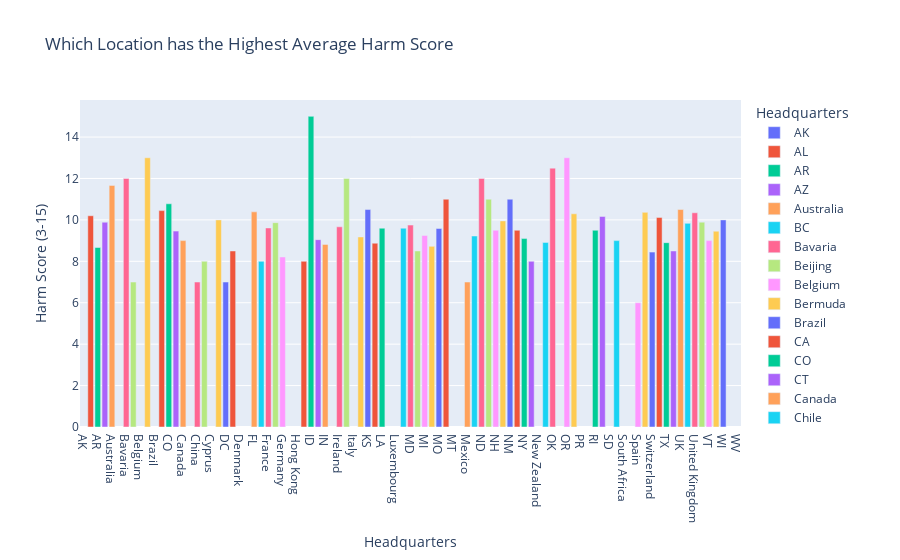

The notebook cell saved with this chart:
### Markdown cell above
In the following visulizations we are looking at how 'harm scores' correlate to other prison data points. 
Harm Scores are measures of engagement of each corporation in human rights violations along three criteria: the salience or gravity of the violation, their responsibility for the violation, and their responsiveness to advocacy engagement

### Code cell
prisonByLocation = prisonData.groupby(by=['Headquarters']).agg('mean').reset_index()
fig = px.bar(prisonByLocation, 
             x='Headquarters', y='Harm Score\n(3-15)',
             title = "Which Location has the Highest Average Harm Score",
             color = 'Headquarters')
fig.show()

### Figure 1 — Plotly figure (JSON) as saved in the notebook; plotly's stock layout.template omitted (floating-point values rounded to 4 significant figures)
{"data": [{"alignmentgroup": "True", "hovertemplate": "Headquarters=%{x}<br>Harm Score\n(3-15)=%{y}<extra></extra>", "legendgroup": "AK", "marker": {"color": "#636efa"}, "name": "AK", "offsetgroup": "AK", "orientation": "v", "showlegend": true, "textposition": "auto", "type": "bar", "x": ["AK"], "xaxis": "x", "y": [null], "yaxis": "y"}, {"alignmentgroup": "True", "hovertemplate": "Headquarters=%{x}<br>Harm Score\n(3-15)=%{y}<extra></extra>", "legendgroup": "AL", "marker": {"color": "#EF553B"}, "name": "AL", "offsetgroup": "AL", "orientation": "v", "showlegend": true, "textposition": "auto", "type": "bar", "x": ["AL"], "xaxis": "x", "y": [10.2], "yaxis": "y"}, {"alignmentgroup": "True", "hovertemplate": "Headquarters=%{x}<br>Harm Score\n(3-15)=%{y}<extra></extra>", "legendgroup": "AR", "marker": {"color": "#00cc96"}, "name": "AR", "offsetgroup": "AR", "orientation": "v", "showlegend": true, "textposition": "auto", "type": "bar", "x": ["AR"], "xaxis": "x", "y": [8.667], "yaxis": "y"}, {"alignmentgroup": "True", "hovertemplate": "Headquarters=%{x}<br>Harm Score\n(3-15)=%{y}<extra></extra>", "legendgroup": "AZ", "marker": {"color": "#ab63fa"}, "name": "AZ", "offsetgroup": "AZ", "orientation": "v", "showlegend": true, "textposition": "auto", "type": "bar", "x": ["AZ"], "xaxis": "x", "y": [9.889], "yaxis": "y"}, {"alignmentgroup": "True", "hovertemplate": "Headquarters=%{x}<br>Harm Score\n(3-15)=%{y}<extra></extra>", "legendgroup": "Australia", "marker": {"color": "#FFA15A"}, "name": "Australia", "offsetgroup": "Australia", "orientation": "v", "showlegend": true, "textposition": "auto", "type": "bar", "x": ["Australia"], "xaxis": "x", "y": [11.67], "yaxis": "y"}, {"alignmentgroup": "True", "hovertemplate": "Headquarters=%{x}<br>Harm Score\n(3-15)=%{y}<extra></extra>", "legendgroup": "BC", "marker": {"color": "#19d3f3"}, "name": "BC", "offsetgroup": "BC", "orientation": "v", "showlegend": true, "textposition": "auto", "type": "bar", "x": ["BC"], "xaxis": "x", "y": [null], "yaxis": "y"}, {"alignmentgroup": "True", "hovertemplate": "Headquarters=%{x}<br>Harm Score\n(3-15)=%{y}<extra></extra>", "legendgroup": "Bavaria", "marker": {"color": "#FF6692"}, "name": "Bavaria", "offsetgroup": "Bavaria", "orientation": "v", "showlegend": true, "textposition": "auto", "type": "bar", "x": ["Bavaria"], "xaxis": "x", "y": [12], "yaxis": "y"}, {"alignmentgroup": "True", "hovertemplate": "Headquarters=%{x}<br>Harm Score\n(3-15)=%{y}<extra></extra>", "legendgroup": "Beijing", "marker": {"color": "#B6E880"}, "name": "Beijing", "offsetgroup": "Beijing", "orientation": "v", "showlegend": true, "textposition": "auto", "type": "bar", "x": ["Beijing"], "xaxis": "x", "y": [7], "yaxis": "y"}, {"alignmentgroup": "True", "hovertemplate": "Headquarters=%{x}<br>Harm Score\n(3-15)=%{y}<extra></extra>", "legendgroup": "Belgium", "marker": {"color": "#FF97FF"}, "name": "Belgium", "offsetgroup": "Belgium", "orientation": "v", "showlegend": true, "textposition": "auto", "type": "bar", "x": ["Belgium"], "xaxis": "x", "y": [null], "yaxis": "y"}, {"alignmentgroup": "True", "hovertemplate": "Headquarters=%{x}<br>Harm Score\n(3-15)=%{y}<extra></extra>", "legendgroup": "Bermuda", "marker": {"color": "#FECB52"}, "name": "Bermuda", "offsetgroup": "Bermuda", "orientation": "v", "showlegend": true, "textposition": "auto", "type": "bar", "x": ["Bermuda"], "xaxis": "x", "y": [13], "yaxis": "y"}, {"alignmentgroup": "True", "hovertemplate": "Headquarters=%{x}<br>Harm Score\n(3-15)=%{y}<extra></extra>", "legendgroup": "Brazil", "marker": {"color": "#636efa"}, "name": "Brazil", "offsetgroup": "Brazil", "orientation": "v", "showlegend": true, "textposition": "auto", "type": "bar", "x": ["Brazil"], "xaxis": "x", "y": [null], "yaxis": "y"}, {"alignmentgroup": "True", "hovertemplate": "Headquarters=%{x}<br>Harm Score\n(3-15)=%{y}<extra></extra>", "legendgroup": "CA", "marker": {"color": "#EF553B"}, "name": "CA", "offsetgroup": "CA", "orientation": "v", "showlegend": true, "textposition": "auto", "type": "bar", "x": ["CA"], "xaxis": "x", "y": [10.45], "yaxis": "y"}, {"alignmentgroup": "True", "hovertemplate": "Headquarters=%{x}<br>Harm Score\n(3-15)=%{y}<extra></extra>", "legendgroup": "CO", "marker": {"color": "#00cc96"}, "name": "CO", "offsetgroup": "CO", "orientation": "v", "showlegend": true, "textposition": "auto", "type": "bar", "x": ["CO"], "xaxis": "x", "y": [10.78], "yaxis": "y"}, {"alignmentgroup": "True", "hovertemplate": "Headquarters=%{x}<br>Harm Score\n(3-15)=%{y}<extra></extra>", "legendgroup": "CT", "marker": {"color": "#ab63fa"}, "name": "CT", "offsetgroup": "CT", "orientation": "v", "showlegend": true, "textposition": "auto", "type": "bar", "x": ["CT"], "xaxis": "x", "y": [9.458], "yaxis": "y"}, {"alignmentgroup": "True", "hovertemplate": "Headquarters=%{x}<br>Harm Score\n(3-15)=%{y}<extra></extra>", "legendgroup": "Canada", "marker": {"color": "#FFA15A"}, "name": "Canada", "offsetgroup": "Canada", "orientation": "v", "showlegend": true, "textposition": "auto", "type": "bar", "x": ["Canada"], "xaxis": "x", "y": [9], "yaxis": "y"}, {"alignmentgroup": "True", "hovertemplate": "Headquarters=%{x}<br>Harm Score\n(3-15)=%{y}<extra></extra>", "legendgroup": "Chile", "marker": {"color": "#19d3f3"}, "name": "Chile", "offsetgroup": "Chile", "orientation": "v", "showlegend": true, "textposition": "auto", "type": "bar", "x": ["Chile"], "xaxis": "x", "y": [null], "yaxis": "y"}, {"alignmentgroup": "True", "hovertemplate": "Headquarters=%{x}<br>Harm Score\n(3-15)=%{y}<extra></extra>", "legendgroup": "China", "marker": {"color": "#FF6692"}, "name": "China", "offsetgroup": "China", "orientation": "v", "showlegend": true, "textposition": "auto", "type": "bar", "x": ["China"], "xaxis": "x", "y": [7], "yaxis": "y"}, {"alignmentgroup": "True", "hovertemplate": "Headquarters=%{x}<br>Harm Score\n(3-15)=%{y}<extra></extra>", "legendgroup": "Colombia", "marker": {"color": "#B6E880"}, "name": "Colombia", "offsetgroup": "Colombia", "orientation": "v", "showlegend": true, "textposition": "auto", "type": "bar", "x": ["Colombia"], "xaxis": "x", "y": [8], "yaxis": "y"}, {"alignmentgroup": "True", "hovertemplate": "Headquarters=%{x}<br>Harm Score\n(3-15)=%{y}<extra></extra>", "legendgroup": "Cyprus", "marker": {"color": "#FF97FF"}, "name": "Cyprus", "offsetgroup": "Cyprus", "orientation": "v", "showlegend": true, "textposition": "auto", "type": "bar", "x": ["Cyprus"], "xaxis": "x", "y": [null], "yaxis": "y"}, {"alignmentgroup": "True", "hovertemplate": "Headquarters=%{x}<br>Harm Score\n(3-15)=%{y}<extra></extra>", "legendgroup": "D.C.", "marker": {"color": "#FECB52"}, "name": "D.C.", "offsetgroup": "D.C.", "orientation": "v", "showlegend": true, "textposition": "auto", "type": "bar", "x": ["D.C."], "xaxis": "x", "y": [10], "yaxis": "y"}, {"alignmentgroup": "True", "hovertemplate": "Headquarters=%{x}<br>Harm Score\n(3-15)=%{y}<extra></extra>", "legendgroup": "DC", "marker": {"color": "#636efa"}, "name": "DC", "offsetgroup": "DC", "orientation": "v", "showlegend": true, "textposition": "auto", "type": "bar", "x": ["DC"], "xaxis": "x", "y": [7], "yaxis": "y"}, {"alignmentgroup": "True", "hovertemplate": "Headquarters=%{x}<br>Harm Score\n(3-15)=%{y}<extra></extra>", "legendgroup": "DE", "marker": {"color": "#EF553B"}, "name": "DE", "offsetgroup": "DE", "orientation": "v", "showlegend": true, "textposition": "auto", "type": "bar", "x": ["DE"], "xaxis": "x", "y": [8.5], "yaxis": "y"}, {"alignmentgroup": "True", "hovertemplate": "Headquarters=%{x}<br>Harm Score\n(3-15)=%{y}<extra></extra>", "legendgroup": "Denmark", "marker": {"color": "#00cc96"}, "name": "Denmark", "offsetgroup": "Denmark", "orientation": "v", "showlegend": true, "textposition": "auto", "type": "bar", "x": ["Denmark"], "xaxis": "x", "y": [null], "yaxis": "y"}, {"alignmentgroup": "True", "hovertemplate": "Headquarters=%{x}<br>Harm Score\n(3-15)=%{y}<extra></extra>", "legendgroup": "England", "marker": {"color": "#ab63fa"}, "name": "England", "offsetgroup": "England", "orientation": "v", "showlegend": true, "textposition": "auto", "type": "bar", "x": ["England"], "xaxis": "x", "y": [null], "yaxis": "y"}, {"alignmentgroup": "True", "hovertemplate": "Headquarters=%{x}<br>Harm Score\n(3-15)=%{y}<extra></extra>", "legendgroup": "FL", "marker": {"color": "#FFA15A"}, "name": "FL", "offsetgroup": "FL", "orientation": "v", "showlegend": true, "textposition": "auto", "type": "bar", "x": ["FL"], "xaxis": "x", "y": [10.39], "yaxis": "y"}, {"alignmentgroup": "True", "hovertemplate": "Headquarters=%{x}<br>Harm Score\n(3-15)=%{y}<extra></extra>", "legendgroup": "Finland", "marker": {"color": "#19d3f3"}, "name": "Finland", "offsetgroup": "Finland", "orientation": "v", "showlegend": true, "textposition": "auto", "type": "bar", "x": ["Finland"], "xaxis": "x", "y": [8], "yaxis": "y"}, {"alignmentgroup": "True", "hovertemplate": "Headquarters=%{x}<br>Harm Score\n(3-15)=%{y}<extra></extra>", "legendgroup": "France", "marker": {"color": "#FF6692"}, "name": "France", "offsetgroup": "France", "orientation": "v", "showlegend": true, "textposition": "auto", "type": "bar", "x": ["France"], "xaxis": "x", "y": [9.611], "yaxis": "y"}, {"alignmentgroup": "True", "hovertemplate": "Headquarters=%{x}<br>Harm Score\n(3-15)=%{y}<extra></extra>", "legendgroup": "GA", "marker": {"color": "#B6E880"}, "name": "GA", "offsetgroup": "GA", "orientation": "v", "showlegend": true, "textposition": "auto", "type": "bar", "x": ["GA"], "xaxis": "x", "y": [9.867], "yaxis": "y"}, {"alignmentgroup": "True", "hovertemplate": "Headquarters=%{x}<br>Harm Score\n(3-15)=%{y}<extra></extra>", "legendgroup": "Germany", "marker": {"color": "#FF97FF"}, "name": "Germany", "offsetgroup": "Germany", "orientation": "v", "showlegend": true, "textposition": "auto", "type": "bar", "x": ["Germany"], "xaxis": "x", "y": [8.211], "yaxis": "y"}, {"alignmentgroup": "True", "hovertemplate": "Headquarters=%{x}<br>Harm Score\n(3-15)=%{y}<extra></extra>", "legendgroup": "HI", "marker": {"color": "#FECB52"}, "name": "HI", "offsetgroup": "HI", "orientation": "v", "showlegend": true, "textposition": "auto", "type": "bar", "x": ["HI"], "xaxis": "x", "y": [null], "yaxis": "y"}, {"alignmentgroup": "True", "hovertemplate": "Headquarters=%{x}<br>Harm Score\n(3-15)=%{y}<extra></extra>", "legendgroup": "Hong Kong", "marker": {"color": "#636efa"}, "name": "Hong Kong", "offsetgroup": "Hong Kong", "orientation": "v", "showlegend": true, "textposition": "auto", "type": "bar", "x": ["Hong Kong"], "xaxis": "x", "y": [null], "yaxis": "y"}, {"alignmentgroup": "True", "hovertemplate": "Headquarters=%{x}<br>Harm Score\n(3-15)=%{y}<extra></extra>", "legendgroup": "IA", "marker": {"color": "#EF553B"}, "name": "IA", "offsetgroup": "IA", "orientation": "v", "showlegend": true, "textposition": "auto", "type": "bar", "x": ["IA"], "xaxis": "x", "y": [8], "yaxis": "y"}, {"alignmentgroup": "True", "hovertemplate": "Headquarters=%{x}<br>Harm Score\n(3-15)=%{y}<extra></extra>", "legendgroup": "ID", "marker": {"color": "#00cc96"}, "name": "ID", "offsetgroup": "ID", "orientation": "v", "showlegend": true, "textposition": "auto", "type": "bar", "x": ["ID"], "xaxis": "x", "y": [15], "yaxis": "y"}, {"alignmentgroup": "True", "hovertemplate": "Headquarters=%{x}<br>Harm Score\n(3-15)=%{y}<extra></extra>", "legendgroup": "IL", "marker": {"color": "#ab63fa"}, "name": "IL", "offsetgroup": "IL", "orientation": "v", "showlegend": true, "textposition": "auto", "type": "bar", "x": ["IL"], "xaxis": "x", "y": [9.045], "yaxis": "y"}, {"alignmentgroup": "True", "hovertemplate": "Headquarters=%{x}<br>Harm Score\n(3-15)=%{y}<extra></extra>", "legendgroup": "IN", "marker": {"color": "#FFA15A"}, "name": "IN", "offsetgroup": "IN", "orientation": "v", "showlegend": true, "textposition": "auto", "type": "bar", "x": ["IN"], "xaxis": "x", "y": [8.818], "yaxis": "y"}, {"alignmentgroup": "True", "hovertemplate": "Headquarters=%{x}<br>Harm Score\n(3-15)=%{y}<extra></extra>", "legendgroup": "India", "marker": {"color": "#19d3f3"}, "name": "India", "offsetgroup": "India", "orientation": "v", "showlegend": true, "textposition": "auto", "type": "bar", "x": ["India"], "xaxis": "x", "y": [null], "yaxis": "y"}, {"alignmentgroup": "True", "hovertemplate": "Headquarters=%{x}<br>Harm Score\n(3-15)=%{y}<extra></extra>", "legendgroup": "Ireland", "marker": {"color": "#FF6692"}, "name": "Ireland", "offsetgroup": "Ireland", "orientation": "v", "showlegend": true, "textposition": "auto", "type": "bar", "x": ["Ireland"], "xaxis": "x", "y": [9.667], "yaxis": "y"}, {"alignmentgroup": "True", "hovertemplate": "Headquarters=%{x}<br>Harm Score\n(3-15)=%{y}<extra></extra>", "legendgroup": "Israel", "marker": {"color": "#B6E880"}, "name": "Israel", "offsetgroup": "Israel", "orientation": "v", "showlegend": true, "textposition": "auto", "type": "bar", "x": ["Israel"], "xaxis": "x", "y": [12], "yaxis": "y"}, {"alignmentgroup": "True", "hovertemplate": "Headquarters=%{x}<br>Harm Score\n(3-15)=%{y}<extra></extra>", "legendgroup": "Italy", "marker": {"color": "#FF97FF"}, "name": "Italy", "offsetgroup": "Italy", "orientation": "v", "showlegend": true, "textposition": "auto", "type": "bar", "x": ["Italy"], "xaxis": "x", "y": [null], "yaxis": "y"}, {"alignmentgroup": "True", "hovertemplate": "Headquarters=%{x}<br>Harm Score\n(3-15)=%{y}<extra></extra>", "legendgroup": "Japan", "marker": {"color": "#FECB52"}, "name": "Japan", "offsetgroup": "Japan", "orientation": "v", "showlegend": true, "textposition": "auto", "type": "bar", "x": ["Japan"], "xaxis": "x", "y": [9.176], "yaxis": "y"}, {"alignmentgroup": "True", "hovertemplate": "Headquarters=%{x}<br>Harm Score\n(3-15)=%{y}<extra></extra>", "legendgroup": "KS", "marker": {"color": "#636efa"}, "name": "KS", "offsetgroup": "KS", "orientation": "v", "showlegend": true, "textposition": "auto", "type": "bar", "x": ["KS"], "xaxis": "x", "y": [10.5], "yaxis": "y"}, {"alignmentgroup": "True", "hovertemplate": "Headquarters=%{x}<br>Harm Score\n(3-15)=%{y}<extra></extra>", "legendgroup": "KY", "marker": {"color": "#EF553B"}, "name": "KY", "offsetgroup": "KY", "orientation": "v", "showlegend": true, "textposition": "auto", "type": "bar", "x": ["KY"], "xaxis": "x", "y": [8.875], "yaxis": "y"}, {"alignmentgroup": "True", "hovertemplate": "Headquarters=%{x}<br>Harm Score\n(3-15)=%{y}<extra></extra>", "legendgroup": "LA", "marker": {"color": "#00cc96"}, "name": "LA", "offsetgroup": "LA", "orientation": "v", "showlegend": true, "textposition": "auto", "type": "bar", "x": ["LA"], "xaxis": "x", "y": [9.6], "yaxis": "y"}, {"alignmentgroup": "True", "hovertemplate": "Headquarters=%{x}<br>Harm Score\n(3-15)=%{y}<extra></extra>", "legendgroup": "Lebanon", "marker": {"color": "#ab63fa"}, "name": "Lebanon", "offsetgroup": "Lebanon", "orientation": "v", "showlegend": true, "textposition": "auto", "type": "bar", "x": ["Lebanon"], "xaxis": "x", "y": [null], "yaxis": "y"}, {"alignmentgroup": "True", "hovertemplate": "Headquarters=%{x}<br>Harm Score\n(3-15)=%{y}<extra></extra>", "legendgroup": "Luxembourg", "marker": {"color": "#FFA15A"}, "name": "Luxembourg", "offsetgroup": "Luxembourg", "orientation": "v", "showlegend": true, "textposition": "auto", "type": "bar", "x": ["Luxembourg"], "xaxis": "x", "y": [null], "yaxis": "y"}, {"alignmentgroup": "True", "hovertemplate": "Headquarters=%{x}<br>Harm Score\n(3-15)=%{y}<extra></extra>", "legendgroup": "MA", "marker": {"color": "#19d3f3"}, "name": "MA", "offsetgroup": "MA", "orientation": "v", "showlegend": true, "textposition": "auto", "type": "bar", "x": ["MA"], "xaxis": "x", "y": [9.6], "yaxis": "y"}, {"alignmentgroup": "True", "hovertemplate": "Headquarters=%{x}<br>Harm Score\n(3-15)=%{y}<extra></extra>", "legendgroup": "MD", "marker": {"color": "#FF6692"}, "name": "MD", "offsetgroup": "MD", "orientation": "v", "showlegend": true, "textposition": "auto", "type": "bar", "x": ["MD"], "xaxis": "x", "y": [9.75], "yaxis": "y"}, {"alignmentgroup": "True", "hovertemplate": "Headquarters=%{x}<br>Harm Score\n(3-15)=%{y}<extra></extra>", "legendgroup": "ME", "marker": {"color": "#B6E880"}, "name": "ME", "offsetgroup": "ME", "orientation": "v", "showlegend": true, "textposition": "auto", "type": "bar", "x": ["ME"], "xaxis": "x", "y": [8.5], "yaxis": "y"}, {"alignmentgroup": "True", "hovertemplate": "Headquarters=%{x}<br>Harm Score\n(3-15)=%{y}<extra></extra>", "legendgroup": "MI", "marker": {"color": "#FF97FF"}, "name": "MI", "offsetgroup": "MI", "orientation": "v", "showlegend": true, "textposition": "auto", "type": "bar", "x": ["MI"], "xaxis": "x", "y": [9.25], "yaxis": "y"}, {"alignmentgroup": "True", "hovertemplate": "Headquarters=%{x}<br>Harm Score\n(3-15)=%{y}<extra></extra>", "legendgroup": "MN", "marker": {"color": "#FECB52"}, "name": "MN", "offsetgroup": "MN", "orientation": "v", "showlegend": true, "textposition": "auto", "type": "bar", "x": ["MN"], "xaxis": "x", "y": [8.722], "yaxis": "y"}, {"alignmentgroup": "True", "hovertemplate": "Headquarters=%{x}<br>Harm Score\n(3-15)=%{y}<extra></extra>", "legendgroup": "MO", "marker": {"color": "#636efa"}, "name": "MO", "offsetgroup": "MO", "orientation": "v", "showlegend": true, "textposition": "auto", "type": "bar", "x": ["MO"], "xaxis": "x", "y": [9.583], "yaxis": "y"}, {"alignmentgroup": "True", "hovertemplate": "Headquarters=%{x}<br>Harm Score\n(3-15)=%{y}<extra></extra>", "legendgroup": "MS", "marker": {"color": "#EF553B"}, "name": "MS", "offsetgroup": "MS", "orientation": "v", "showlegend": true, "textposition": "auto", "type": "bar", "x": ["MS"], "xaxis": "x", "y": [11], "yaxis": "y"}, {"alignmentgroup": "True", "hovertemplate": "Headquarters=%{x}<br>Harm Score\n(3-15)=%{y}<extra></extra>", "legendgroup": "MT", "marker": {"color": "#00cc96"}, "name": "MT", "offsetgroup": "MT", "orientation": "v", "showlegend": true, "textposition": "auto", "type": "bar", "x": ["MT"], "xaxis": "x", "y": [null], "yaxis": "y"}, {"alignmentgroup": "True", "hovertemplate": "Headquarters=%{x}<br>Harm Score\n(3-15)=%{y}<extra></extra>", "legendgroup": "MY", "marker": {"color": "#ab63fa"}, "name": "MY", "offsetgroup": "MY", "orientation": "v", "showlegend": true, "textposition": "auto", "type": "bar", "x": ["MY"], "xaxis": "x", "y": [null], "yaxis": "y"}, {"alignmentgroup": "True", "hovertemplate": "Headquarters=%{x}<br>Harm Score\n(3-15)=%{y}<extra></extra>", "legendgroup": "Mexico", "marker": {"color": "#FFA15A"}, "name": "Mexico", "offsetgroup": "Mexico", "orientation": "v", "showlegend": true, "textposition": "auto", "type": "bar", "x": ["Mexico"], "xaxis": "x", "y": [7], "yaxis": "y"}, {"alignmentgroup": "True", "hovertemplate": "Headquarters=%{x}<br>Harm Score\n(3-15)=%{y}<extra></extra>", "legendgroup": "NC", "marker": {"color": "#19d3f3"}, "name": "NC", "offsetgroup": "NC", "orientation": "v", "showlegend": true, "textposition": "auto", "type": "bar", "x": ["NC"], "xaxis": "x", "y": [9.222], "yaxis": "y"}, {"alignmentgroup": "True", "hovertemplate": "Headquarters=%{x}<br>Harm Score\n(3-15)=%{y}<extra></extra>", "legendgroup": "ND", "marker": {"color": "#FF6692"}, "name": "ND", "offsetgroup": "ND", "orientation": "v", "showlegend": true, "textposition": "auto", "type": "bar", "x": ["ND"], "xaxis": "x", "y": [12], "yaxis": "y"}, {"alignmentgroup": "True", "hovertemplate": "Headquarters=%{x}<br>Harm Score\n(3-15)=%{y}<extra></extra>", "legendgroup": "NE", "marker": {"color": "#B6E880"}, "name": "NE", "offsetgroup": "NE", "orientation": "v", "showlegend": true, "textposition": "auto", "type": "bar", "x": ["NE"], "xaxis": "x", "y": [11], "yaxis": "y"}, {"alignmentgroup": "True", "hovertemplate": "Headquarters=%{x}<br>Harm Score\n(3-15)=%{y}<extra></extra>", "legendgroup": "NH", "marker": {"color": "#FF97FF"}, "name": "NH", "offsetgroup": "NH", "orientation": "v", "showlegend": true, "textposition": "auto", "type": "bar", "x": ["NH"], "xaxis": "x", "y": [9.5], "yaxis": "y"}, {"alignmentgroup": "True", "hovertemplate": "Headquarters=%{x}<br>Harm Score\n(3-15)=%{y}<extra></extra>", "legendgroup": "NJ", "marker": {"color": "#FECB52"}, "name": "NJ", "offsetgroup": "NJ", "orientation": "v", "showlegend": true, "textposition": "auto", "type": "bar", "x": ["NJ"], "xaxis": "x", "y": [9.952], "yaxis": "y"}, {"alignmentgroup": "True", "hovertemplate": "Headquarters=%{x}<br>Harm Score\n(3-15)=%{y}<extra></extra>", "legendgroup": "NM", "marker": {"color": "#636efa"}, "name": "NM", "offsetgroup": "NM", "orientation": "v", "showlegend": true, "textposition": "auto", "type": "bar", "x": ["NM"], "xaxis": "x", "y": [11], "yaxis": "y"}, {"alignmentgroup": "True", "hovertemplate": "Headquarters=%{x}<br>Harm Score\n(3-15)=%{y}<extra></extra>", "legendgroup": "NV", "marker": {"color": "#EF553B"}, "name": "NV", "offsetgroup": "NV", "orientation": "v", "showlegend": true, "textposition": "auto", "type": "bar", "x": ["NV"], "xaxis": "x", "y": [9.5], "yaxis": "y"}, {"alignmentgroup": "True", "hovertemplate": "Headquarters=%{x}<br>Harm Score\n(3-15)=%{y}<extra></extra>", "legendgroup": "NY", "marker": {"color": "#00cc96"}, "name": "NY", "offsetgroup": "NY", "orientation": "v", "showlegend": true, "textposition": "auto", "type": "bar", "x": ["NY"], "xaxis": "x", "y": [9.098], "yaxis": "y"}, {"alignmentgroup": "True", "hovertemplate": "Headquarters=%{x}<br>Harm Score\n(3-15)=%{y}<extra></extra>", "legendgroup": "Netherlands", "marker": {"color": "#ab63fa"}, "name": "Netherlands", "offsetgroup": "Netherlands", "orientation": "v", "showlegend": true, "textposition": "auto", "type": "bar", "x": ["Netherlands"], "xaxis": "x", "y": [8], "yaxis": "y"}, {"alignmentgroup": "True", "hovertemplate": "Headquarters=%{x}<br>Harm Score\n(3-15)=%{y}<extra></extra>", "legendgroup": "New Zealand", "marker": {"color": "#FFA15A"}, "name": "New Zealand", "offsetgroup": "New Zealand", "orientation": "v", "showlegend": true, "textposition": "auto", "type": "bar", "x": ["New Zealand"], "xaxis": "x", "y": [null], "yaxis": "y"}, {"alignmentgroup": "True", "hovertemplate": "Headquarters=%{x}<br>Harm Score\n(3-15)=%{y}<extra></extra>", "legendgroup": "OH", "marker": {"color": "#19d3f3"}, "name": "OH", "offsetgroup": "OH", "orientation": "v", "showlegend": true, "textposition": "auto", "type": "bar", "x": ["OH"], "xaxis": "x", "y": [8.913], "yaxis": "y"}, {"alignmentgroup": "True", "hovertemplate": "Headquarters=%{x}<br>Harm Score\n(3-15)=%{y}<extra></extra>", "legendgroup": "OK", "marker": {"color": "#FF6692"}, "name": "OK", "offsetgroup": "OK", "orientation": "v", "showlegend": true, "textposition": "auto", "type": "bar", "x": ["OK"], "xaxis": "x", "y": [12.5], "yaxis": "y"}, {"alignmentgroup": "True", "hovertemplate": "Headquarters=%{x}<br>Harm Score\n(3-15)=%{y}<extra></extra>", "legendgroup": "ON", "marker": {"color": "#B6E880"}, "name": "ON", "offsetgroup": "ON", "orientation": "v", "showlegend": true, "textposition": "auto", "type": "bar", "x": ["ON"], "xaxis": "x", "y": [null], "yaxis": "y"}, {"alignmentgroup": "True", "hovertemplate": "Headquarters=%{x}<br>Harm Score\n(3-15)=%{y}<extra></extra>", "legendgroup": "OR", "marker": {"color": "#FF97FF"}, "name": "OR", "offsetgroup": "OR", "orientation": "v", "showlegend": true, "textposition": "auto", "type": "bar", "x": ["OR"], "xaxis": "x", "y": [13], "yaxis": "y"}, {"alignmentgroup": "True", "hovertemplate": "Headquarters=%{x}<br>Harm Score\n(3-15)=%{y}<extra></extra>", "legendgroup": "PA", "marker": {"color": "#FECB52"}, "name": "PA", "offsetgroup": "PA", "orientation": "v", "showlegend": true, "textposition": "auto", "type": "bar", "x": ["PA"], "xaxis": "x", "y": [10.29], "yaxis": "y"}, {"alignmentgroup": "True", "hovertemplate": "Headquarters=%{x}<br>Harm Score\n(3-15)=%{y}<extra></extra>", "legendgroup": "PR", "marker": {"color": "#636efa"}, "name": "PR", "offsetgroup": "PR", "orientation": "v", "showlegend": true, "textposition": "auto", "type": "bar", "x": ["PR"], "xaxis": "x", "y": [null], "yaxis": "y"}, {"alignmentgroup": "True", "hovertemplate": "Headquarters=%{x}<br>Harm Score\n(3-15)=%{y}<extra></extra>", "legendgroup": "Pakistan", "marker": {"color": "#EF553B"}, "name": "Pakistan", "offsetgroup": "Pakistan", "orientation": "v", "showlegend": true, "textposition": "auto", "type": "bar", "x": ["Pakistan"], "xaxis": "x", "y": [null], "yaxis": "y"}, {"alignmentgroup": "True", "hovertemplate": "Headquarters=%{x}<br>Harm Score\n(3-15)=%{y}<extra></extra>", "legendgroup": "RI", "marker": {"color": "#00cc96"}, "name": "RI", "offsetgroup": "RI", "orientation": "v", "showlegend": true, "textposition": "auto", "type": "bar", "x": ["RI"], "xaxis": "x", "y": [9.5], "yaxis": "y"}, {"alignmentgroup": "True", "hovertemplate": "Headquarters=%{x}<br>Harm Score\n(3-15)=%{y}<extra></extra>", "legendgroup": "SC", "marker": {"color": "#ab63fa"}, "name": "SC", "offsetgroup": "SC", "orientation": "v", "showlegend": true, "textposition": "auto", "type": "bar", "x": ["SC"], "xaxis": "x", "y": [10.17], "yaxis": "y"}, {"alignmentgroup": "True", "hovertemplate": "Headquarters=%{x}<br>Harm Score\n(3-15)=%{y}<extra></extra>", "legendgroup": "SD", "marker": {"color": "#FFA15A"}, "name": "SD", "offsetgroup": "SD", "orientation": "v", "showlegend": true, "textposition": "auto", "type": "bar", "x": ["SD"], "xaxis": "x", "y": [null], "yaxis": "y"}, {"alignmentgroup": "True", "hovertemplate": "Headquarters=%{x}<br>Harm Score\n(3-15)=%{y}<extra></extra>", "legendgroup": "Singapore", "marker": {"color": "#19d3f3"}, "name": "Singapore", "offsetgroup": "Singapore", "orientation": "v", "showlegend": true, "textposition": "auto", "type": "bar", "x": ["Singapore"], "xaxis": "x", "y": [9], "yaxis": "y"}, {"alignmentgroup": "True", "hovertemplate": "Headquarters=%{x}<br>Harm Score\n(3-15)=%{y}<extra></extra>", "legendgroup": "South Africa", "marker": {"color": "#FF6692"}, "name": "South Africa", "offsetgroup": "South Africa", "orientation": "v", "showlegend": true, "textposition": "auto", "type": "bar", "x": ["South Africa"], "xaxis": "x", "y": [null], "yaxis": "y"}, {"alignmentgroup": "True", "hovertemplate": "Headquarters=%{x}<br>Harm Score\n(3-15)=%{y}<extra></extra>", "legendgroup": "South Korea", "marker": {"color": "#B6E880"}, "name": "South Korea", "offsetgroup": "South Korea", "orientation": "v", "showlegend": true, "textposition": "auto", "type": "bar", "x": ["South Korea"], "xaxis": "x", "y": [null], "yaxis": "y"}, {"alignmentgroup": "True", "hovertemplate": "Headquarters=%{x}<br>Harm Score\n(3-15)=%{y}<extra></extra>", "legendgroup": "Spain", "marker": {"color": "#FF97FF"}, "name": "Spain", "offsetgroup": "Spain", "orientation": "v", "showlegend": true, "textposition": "auto", "type": "bar", "x": ["Spain"], "xaxis": "x", "y": [6], "yaxis": "y"}, {"alignmentgroup": "True", "hovertemplate": "Headquarters=%{x}<br>Harm Score\n(3-15)=%{y}<extra></extra>", "legendgroup": "Sweden", "marker": {"color": "#FECB52"}, "name": "Sweden", "offsetgroup": "Sweden", "orientation": "v", "showlegend": true, "textposition": "auto", "type": "bar", "x": ["Sweden"], "xaxis": "x", "y": [10.36], "yaxis": "y"}, {"alignmentgroup": "True", "hovertemplate": "Headquarters=%{x}<br>Harm Score\n(3-15)=%{y}<extra></extra>", "legendgroup": "Switzerland", "marker": {"color": "#636efa"}, "name": "Switzerland", "offsetgroup": "Switzerland", "orientation": "v", "showlegend": true, "textposition": "auto", "type": "bar", "x": ["Switzerland"], "xaxis": "x", "y": [8.444], "yaxis": "y"}, {"alignmentgroup": "True", "hovertemplate": "Headquarters=%{x}<br>Harm Score\n(3-15)=%{y}<extra></extra>", "legendgroup": "TN", "marker": {"color": "#EF553B"}, "name": "TN", "offsetgroup": "TN", "orientation": "v", "showlegend": true, "textposition": "auto", "type": "bar", "x": ["TN"], "xaxis": "x", "y": [10.12], "yaxis": "y"}, {"alignmentgroup": "True", "hovertemplate": "Headquarters=%{x}<br>Harm Score\n(3-15)=%{y}<extra></extra>", "legendgroup": "TX", "marker": {"color": "#00cc96"}, "name": "TX", "offsetgroup": "TX", "orientation": "v", "showlegend": true, "textposition": "auto", "type": "bar", "x": ["TX"], "xaxis": "x", "y": [8.901], "yaxis": "y"}, {"alignmentgroup": "True", "hovertemplate": "Headquarters=%{x}<br>Harm Score\n(3-15)=%{y}<extra></extra>", "legendgroup": "Taiwan", "marker": {"color": "#ab63fa"}, "name": "Taiwan", "offsetgroup": "Taiwan", "orientation": "v", "showlegend": true, "textposition": "auto", "type": "bar", "x": ["Taiwan"], "xaxis": "x", "y": [8.5], "yaxis": "y"}, {"alignmentgroup": "True", "hovertemplate": "Headquarters=%{x}<br>Harm Score\n(3-15)=%{y}<extra></extra>", "legendgroup": "UK", "marker": {"color": "#FFA15A"}, "name": "UK", "offsetgroup": "UK", "orientation": "v", "showlegend": true, "textposition": "auto", "type": "bar", "x": ["UK"], "xaxis": "x", "y": [10.5], "yaxis": "y"}, {"alignmentgroup": "True", "hovertemplate": "Headquarters=%{x}<br>Harm Score\n(3-15)=%{y}<extra></extra>", "legendgroup": "UT", "marker": {"color": "#19d3f3"}, "name": "UT", "offsetgroup": "UT", "orientation": "v", "showlegend": true, "textposition": "auto", "type": "bar", "x": ["UT"], "xaxis": "x", "y": [9.833], "yaxis": "y"}, {"alignmentgroup": "True", "hovertemplate": "Headquarters=%{x}<br>Harm Score\n(3-15)=%{y}<extra></extra>", "legendgroup": "United Kingdom", "marker": {"color": "#FF6692"}, "name": "United Kingdom", "offsetgroup": "United Kingdom", "orientation": "v", "showlegend": true, "textposition": "auto", "type": "bar", "x": ["United Kingdom"], "xaxis": "x", "y": [10.34], "yaxis": "y"}, {"alignmentgroup": "True", "hovertemplate": "Headquarters=%{x}<br>Harm Score\n(3-15)=%{y}<extra></extra>", "legendgroup": "VA", "marker": {"color": "#B6E880"}, "name": "VA", "offsetgroup": "VA", "orientation": "v", "showlegend": true, "textposition": "auto", "type": "bar", "x": ["VA"], "xaxis": "x", "y": [9.892], "yaxis": "y"}, {"alignmentgroup": "True", "hovertemplate": "Headquarters=%{x}<br>Harm Score\n(3-15)=%{y}<extra></extra>", "legendgroup": "VT", "marker": {"color": "#FF97FF"}, "name": "VT", "offsetgroup": "VT", "orientation": "v", "showlegend": true, "textposition": "auto", "type": "bar", "x": ["VT"], "xaxis": "x", "y": [9], "yaxis": "y"}, {"alignmentgroup": "True", "hovertemplate": "Headquarters=%{x}<br>Harm Score\n(3-15)=%{y}<extra></extra>", "legendgroup": "WA", "marker": {"color": "#FECB52"}, "name": "WA", "offsetgroup": "WA", "orientation": "v", "showlegend": true, "textposition": "auto", "type": "bar", "x": ["WA"], "xaxis": "x", "y": [9.455], "yaxis": "y"}, {"alignmentgroup": "True", "hovertemplate": "Headquarters=%{x}<br>Harm Score\n(3-15)=%{y}<extra></extra>", "legendgroup": "WI", "marker": {"color": "#636efa"}, "name": "WI", "offsetgroup": "WI", "orientation": "v", "showlegend": true, "textposition": "auto", "type": "bar", "x": ["WI"], "xaxis": "x", "y": [10], "yaxis": "y"}, {"alignmentgroup": "True", "hovertemplate": "Headquarters=%{x}<br>Harm Score\n(3-15)=%{y}<extra></extra>", "legendgroup": "WI ", "marker": {"color": "#EF553B"}, "name": "WI ", "offsetgroup": "WI ", "orientation": "v", "showlegend": true, "textposition": "auto", "type": "bar", "x": ["WI "], "xaxis": "x", "y": [null], "yaxis": "y"}, {"alignmentgroup": "True", "hovertemplate": "Headquarters=%{x}<br>Harm Score\n(3-15)=%{y}<extra></extra>", "legendgroup": "WV", "marker": {"color": "#00cc96"}, "name": "WV", "offsetgroup": "WV", "orientation": "v", "showlegend": true, "textposition": "auto", "type": "bar", "x": ["WV"], "xaxis": "x", "y": [null], "yaxis": "y"}], "layout": {"barmode": "relative", "legend": {"title": {"text": "Headquarters"}, "tracegroupgap": 0}, "title": {"text": "Which Location has the Highest Average Harm Score"}, "xaxis": {"anchor": "y", "categoryarray": ["AK", "AL", "AR", "AZ", "Australia", "BC", "Bavaria", "Beijing", "Belgium", "Bermuda", "Brazil", "CA", "CO", "CT", "Canada", "Chile", "China", "Colombia", "Cyprus", "D.C.", "DC", "DE", "Denmark", "England", "FL", "Finland", "France", "GA", "Germany", "HI", "Hong Kong", "IA", "ID", "IL", "IN", "India", "Ireland", "Israel", "Italy", "Japan", "KS", "KY", "LA", "Lebanon", "Luxembourg", "MA", "MD", "ME", "MI", "MN", "MO", "MS", "MT", "MY", "Mexico", "NC", "ND", "NE", "NH", "NJ", "NM", "NV", "NY", "Netherlands", "New Zealand", "OH", "OK", "ON", "OR", "PA", "PR", "Pakistan", "RI", "SC", "SD", "Singapore", "South Africa", "South Korea", "Spain", "Sweden", "Switzerland", "TN", "TX", "Taiwan", "UK", "UT", "United Kingdom", "VA", "VT", "WA", "WI", "WI ", "WV"], "categoryorder": "array", "domain": [0, 1], "title": {"text": "Headquarters"}}, "yaxis": {"anchor": "x", "domain": [0, 1], "title": {"text": "Harm Score\n(3-15)"}}}}
